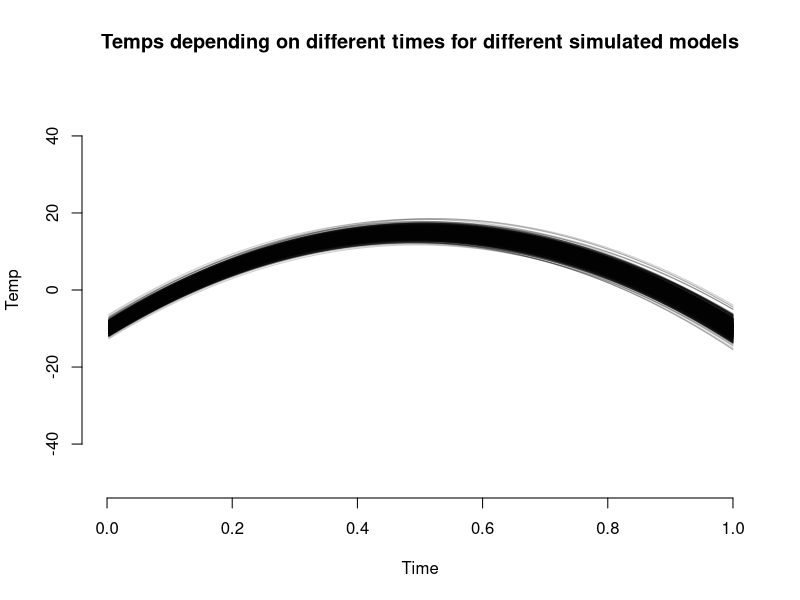
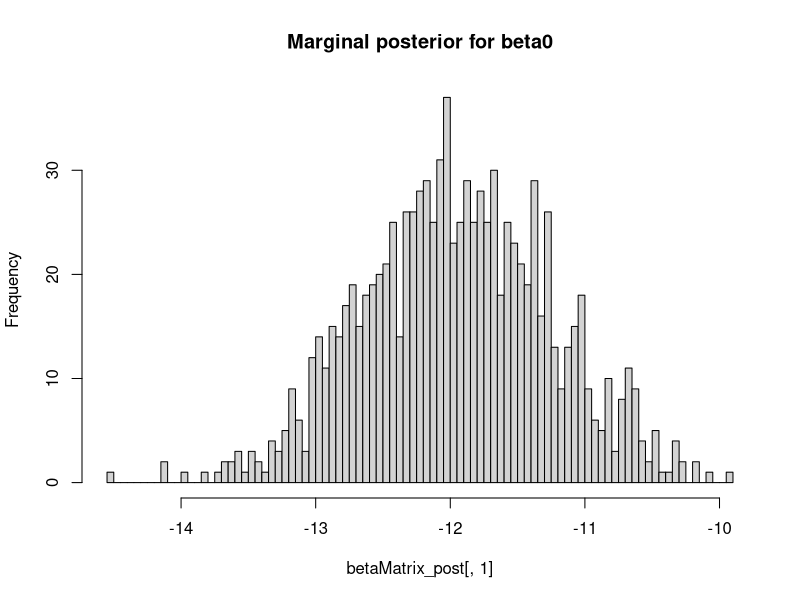
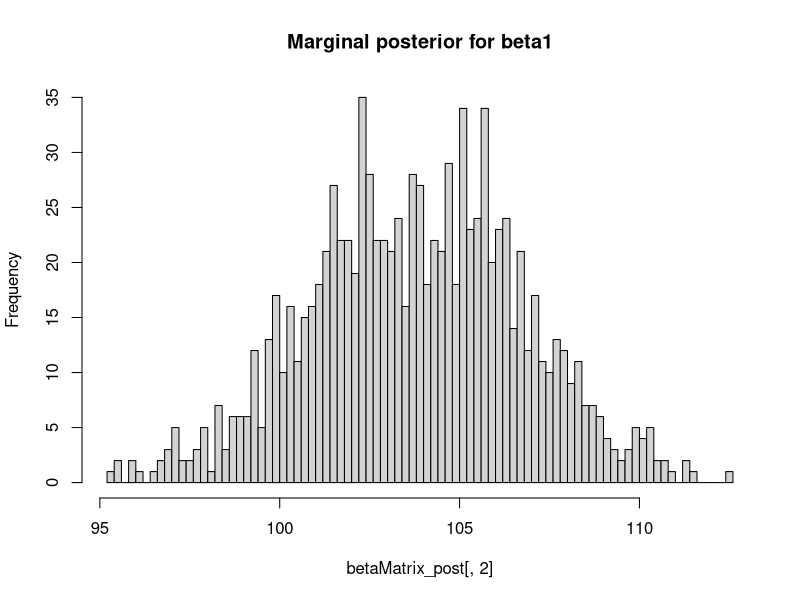
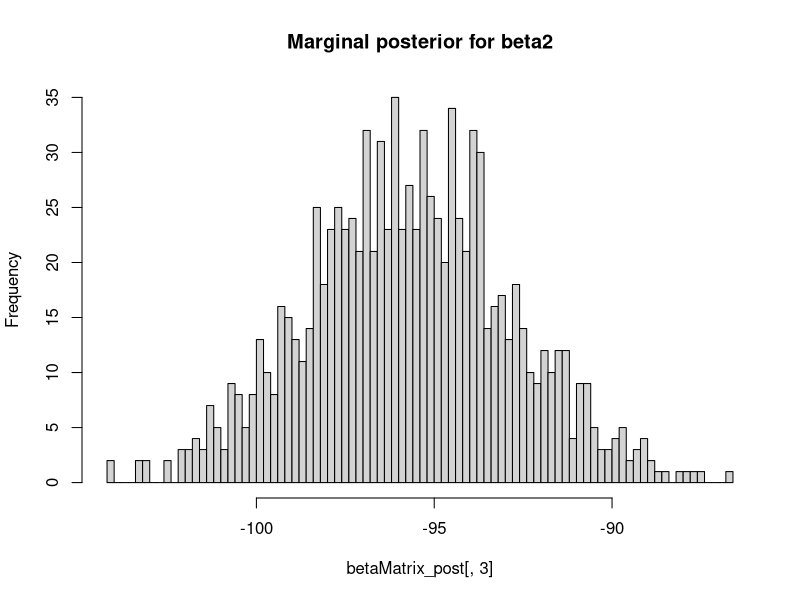
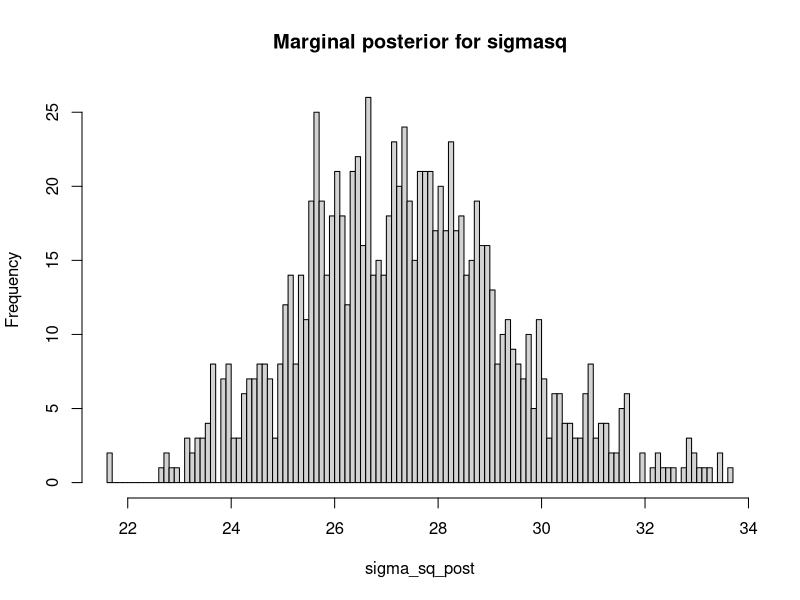
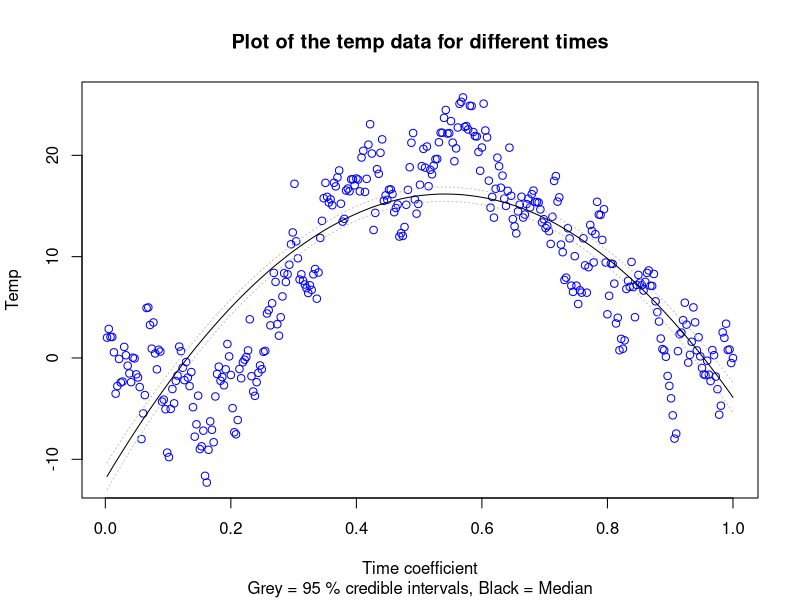
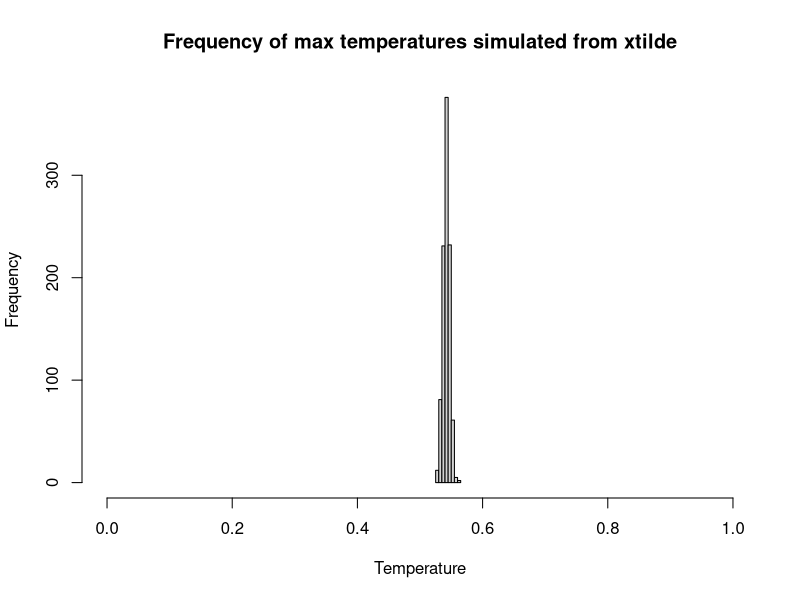

These charts were generated, in order, by the following R code:
## Assignment 1: The dataset TempLinkoping.txt contains daily average tamperatures (in Celcius degrees) at 
## Malmslatt, Linkoping over the course of the year 2018. The response variable is temp and the covariate is 
## time=(the number of days since beginning of year)/365
## You're task is to perform a Bayesian analysis of a quadratic regression
## temp=beta0+beta1*time+beta2*time^2+epsilon, epsilon~N(0,sigma^2)

## a)  Determining the prior distribution of the model parameters. Use the conjugate prior for the linear 
## regression model. Your task is to set the prior hyperparameters my0, omega0, v0 and sigma0^2 to sensible 
## values. Start with my0=(-10,100,-100)T, omega0=0.01*I3, v0=4 and sigma0^2=1.  0 = 1. Check if this prior
## agrees with your prior opinions by simulating draws from the joint prior of all parameters and for every draw
## compute the regression curve. This gives a collection of regression curves, one for each draw from the prior.
## Do the collection of curves look reasonable? If not, change the prior hyperparameters until the collection
## of prior regression curves agrees with your prior beliefs about the regression curve. [Hint: the R package
## mvtnorm will be handy. And use your Inv-chisquared simulator from Lab1.

# Read file
temp = read.table("TempLinkoping.txt", header=TRUE)

## install.packages("mvtnorm")
library(mvtnorm)
# Defining the parameters for the prior distribution
# Switched to beta0=0 since it seems more reasonable and -10 seems too low.
my0=c(-10,100,-100)
omega0=0.5*diag(3)
# Using v0 = 365 since we have 365 observations
v0=365
sigma0_sq=0.5
omega0Inv=solve(omega0)

# Function for returning the response variable
calcRegr = function(betaMatrix, row, x) {
  return(betaMatrix[row,1]+betaMatrix[row,2]*x+betaMatrix[row,3]*x^2)
}

# Function for drawing simulated betavalues
drawBeta = function(my, sigma_sq, omegaInv) {
  return(rmvnorm(1, mean=my, sigma=sigma_sq*omegaInv))
}

nDraws=1000
set.seed(12345)
drawX=rchisq(nDraws, v0)
sigma_sq=(v0)*sigma0_sq/drawX
betaMatrix=matrix(0,nDraws,3)
# Create new plot with specific settings so that the loop can overlay plots
plot.new()
plot.window(xlim=c(0,1), ylim=c(-50,50))
axis(side=1)
axis(side=2)
set.seed(12345)
for (i in 1:nDraws) {
  betaMatrix[i,]=drawBeta(my0, sigma_sq[i], omega0Inv)
  lines(temp$time, calcRegr(betaMatrix, i, temp$time), col=rgb(0,0,0,0.2))
}
title(main="Temps depending on different times for different simulated models", xlab="Time", ylab="Temp")

## The collection of curves look reasonable and in line with our prior beliefs. The temperature rises during the
## summer months and stays low in the beginning and the end of the year respectively.However, the value of -10
## were switched to 0 since it seems more reasonable with a measurement of the temperature 0 on the 1st of
## January than a measurement of -10.

## b) Write a program that simulates from the joint posterior distribution of beta0, beta1, beta2 and sigma^2.
## Plot the marginal posteriors of each parameter as a histogram. Also produce another figure with a scatter plot
## of the temperature data and overlay a curve for the posterior median of the regression function
## f(time)=beta0+beta1*time+beta2*time^2, computed for every value of time. Also overlay curves for the lower
## 2.5% and upper 97.5% posterior credible interval for f(time). That is, compute the 95% equal tail posterior
## probability intervals for every value of time and then connect the lower and upper limits of the interval by
## curves. Does the interval bands contain most of the data points? Should they?

# Calculating the parameters for the posterior distribution
v_n=v0+length(temp$temp)
X=cbind(1, temp$time, temp$time^2)
Y=temp$temp
beta_hat=solve(t(X)%*%X)%*%t(X)%*%Y
my_n=solve(t(X)%*%X+omega0)%*%(t(X)%*%X%*%beta_hat+omega0%*%my0)
omega_n=t(X)%*%X+omega0
omega_n_Inv=solve(omega_n)
sigma_sq_n=(v0*sigma0_sq+(t(Y)%*%Y+t(my0)%*%omega0%*%my0-t(my_n)%*%omega_n%*%my_n))/v_n

# Simulate the joint posterior
sigma_sq_post=(v_n)*c(sigma_sq_n)/drawX
betaMatrix_post=matrix(0,nDraws,3)
response_post_temp=matrix(0,nDraws,length(temp$time))
for (i in 1:nDraws) {
  betaMatrix_post[i,]=drawBeta(my_n, sigma_sq_post[i], omega_n_Inv)
}
# Plots the marginal distributions for the different beta-values
hist(betaMatrix_post[,1], breaks=100, main="Marginal posterior for beta0")
hist(betaMatrix_post[,2], breaks=100, main="Marginal posterior for beta1")
hist(betaMatrix_post[,3], breaks=100, main="Marginal posterior for beta2")
hist(sigma_sq_post, breaks=100, main="Marginal posterior for sigmasq")

plot(temp$time, Y, main="Plot of the temp data for different times", col="blue", 
     xlab="Time coefficient", ylab="Temp")
# Applies function calcRegr to the time-values for each of the drawn betas and stores the results in matrix
for (i in 1:nDraws) {
  betaTemp=sapply(temp$time, calcRegr, betaMatrix=betaMatrix_post, row=i)
  response_post_temp[i,]=betaTemp
}

response_post=c()
credInterval=matrix(0, length(temp$time), 2)
# Retrieves the median of the response values as well as obtaining the upper and lower bound of credInterval
for (i in 1:length(temp$time)) {
  sortedTemp=sort(response_post_temp[,i])
  response_post=c(response_post, (sortedTemp[500]+sortedTemp[501])/2)
  credInterval[i,]=quantile(response_post_temp[,i], probs=c(0.025, 0.975))
}

lines(temp$time, response_post)
lines(temp$time, credInterval[,1], lty=21, col="gray")
lines(temp$time, credInterval[,2], lty=21, col="gray")
title(sub="Grey = 95 % credible intervals, Black = Median")

## The interval bands contain most of the data points. They should contain most of the data points if the model
## is accurate in terms of describing the reality. In this case, it seems like the model has captured most of
## the data points which means that the model describes the reality fairly well. 

## c) It is of interest to locate the time with the highest expected temperature (that is, the time where
## f(time) is maximal). Let's call this value xtilde. Use the simulations in b) to simulate from posterior
## distribution of xtilde. [Hint: The regression curve is quadratic. You can find a simple formula for xtilde
## given beta0, beta1 and beta2]

# Function for calculating the time-value which yields the maximum response (the derivative of response function)
calcMaxTemp = function(betaMatrix, row) {
  return(-betaMatrix[row,2]/(2*betaMatrix[row,3]))
}

# For each of the draws the time-value which yields the maximum temperature is stored in a vector
time_max_temp=c()
for (i in 1:nDraws) {
  time_max_temp=c(time_max_temp, calcMaxTemp(betaMatrix_post, i))
}

hist(time_max_temp, breaks=10, xlim=c(0,1), main="Frequency of max temperatures simulated from xtilde",
     xlab="Temperature")

## As seen in the histogram the derived highest temperature from the simulated models is mostly present in late
## june which seems reasonable if applying to Malmslatt in Sweden where the temperature is the highest during the 
## summer time. 

## d) Say now that you want to estimate a polynomial model of order 7, but you suspect that higher order terms
## may not be needed, and you worry about overfitting. Suggest a suitable prior that mitigates this potential
## problem. You do not need to compute the posterior, just write down your prior. [Hint: the task is to specify
## my0 and omega0 in a smart way.]

## A suitable prior for this task would be to set my0 to 0 since you want most of the coefficients close to zero
## to obtain increased shrinkage. You would also want to set omega0 to Lambda*IdentityMatrix. This would mean
## that for larger values of lambda more and more of the beta values would be close to zero since the spread of
## the distribution of the beta values would decrease. In this case, where there is a worry about overfitting,
## it might be a good idea to choose a large lambda to decrease the spread of the beta values and increase the
## probability that most of the beta values are around 0. 